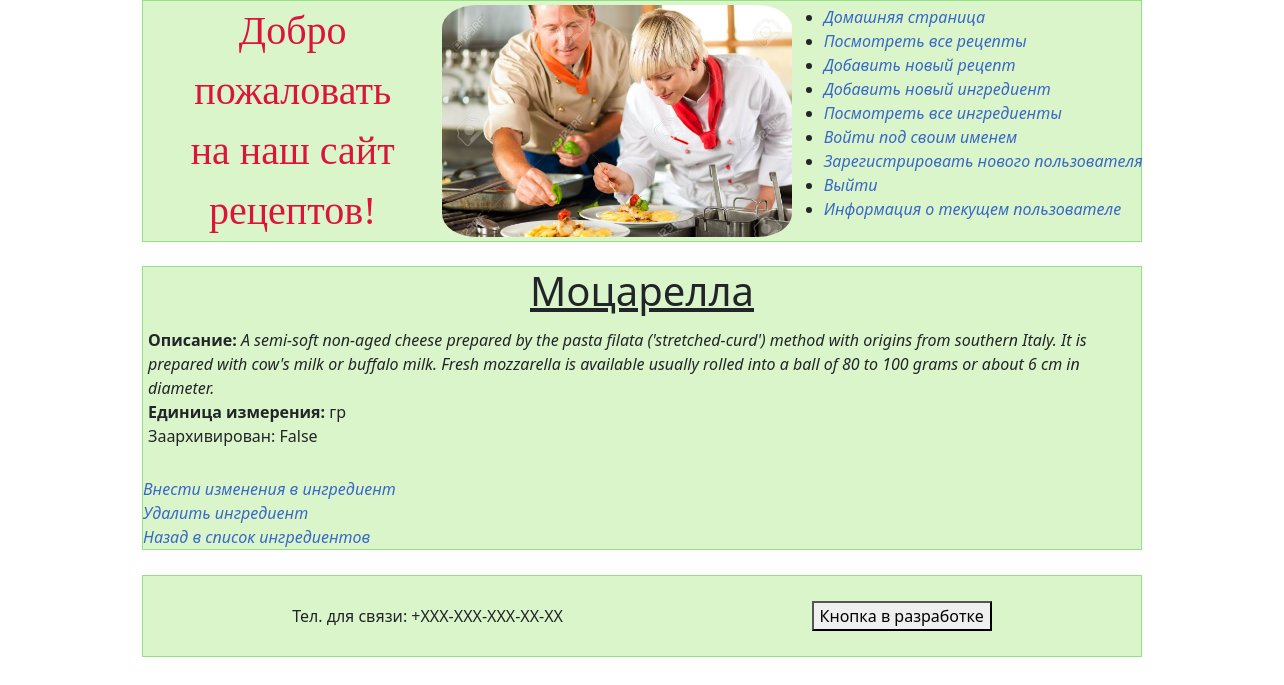
The app's page /ingred/8/, older data.
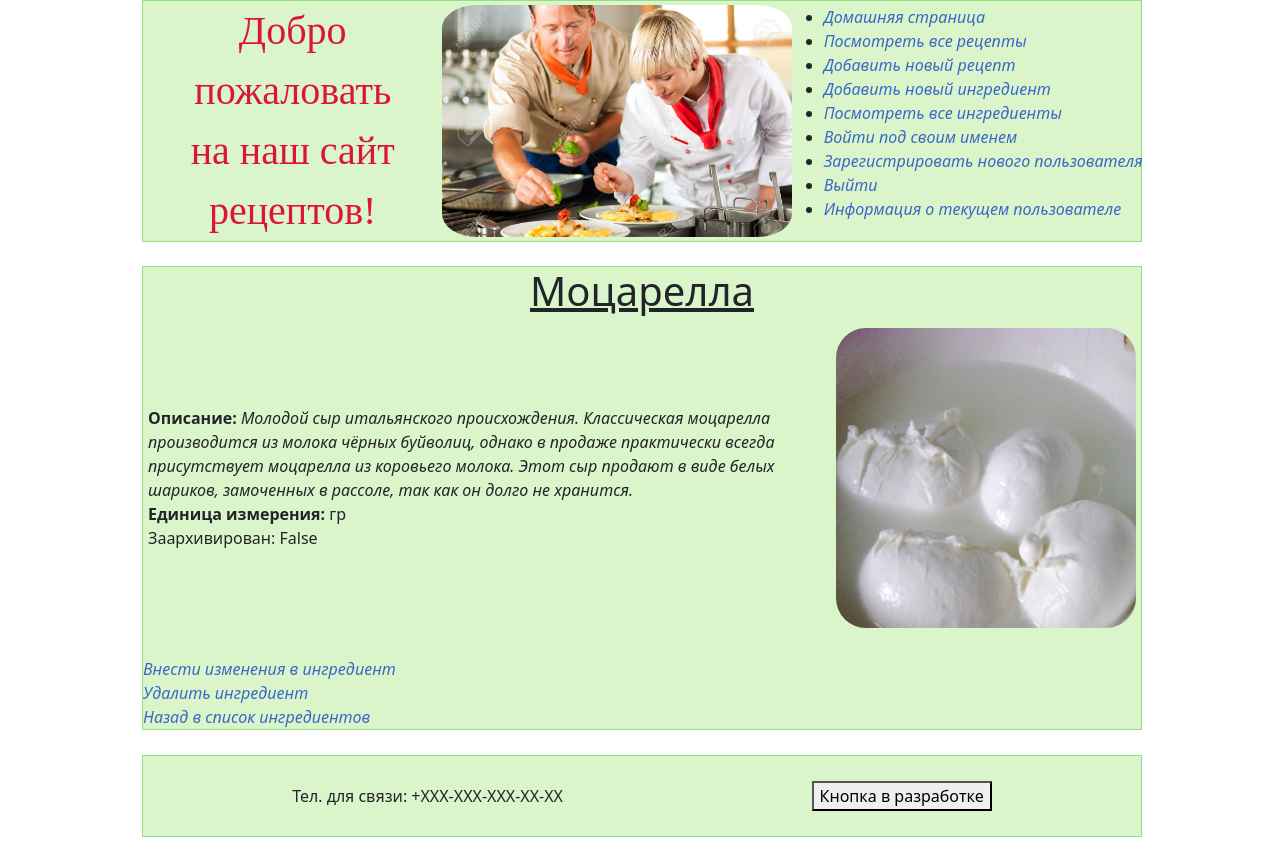
The same page, newer data.
### recipeapp/models.py (models this page shows, shortened)
class Ingredient(models.Model):
    class Meta:
        ordering = ["name", 'measurement_unit']
    name = models.CharField(max_length=100, db_index=True)
    description = models.TextField(null=False, blank=True, db_index=True)
    measurement_unit = models.CharField(max_length=20, default='units')
    archived = models.BooleanField(default=False)
    preview = models.ImageField(null=True, blank=True, upload_to=ingredient_preview_directory_path)

### recipeapp/views.py (the view)
# urls.py: path('ingred/<int:pk>/', IngredientDetailsView.as_view(), name='ingredient_details'),
class IngredientDetailsView(DetailView):
    template_name = 'recipeapp/ingredient-details.html'
    queryset = Ingredient.objects.prefetch_related('images')
    context_object_name = 'ingredient'

### recipeapp/templates/recipeapp/ingredient-details.html (shortened to what this page needs)
{% extends 'recipeapp/base.html' %}
{% block body %}
<div class="fixed-container">
    <h1 class="section-header">{{ ingredient.name }}</h1>
    <div class="ingred-details">
        <div class="ingred-det-data">
            <div><b>Описание:</b> <em>{{ ingredient.description }}</em></div>
            <div><b>Единица измерения:</b> {{ ingredient.measurement_unit }}</div>
            <div>Заархивирован: {{ ingredient.archived }}</div>
        </div>
        {% if ingredient.preview %}
        <div class="ingred-det-img">
            <img src="{{ ingredient.preview.url }}" alt="{{ ingredient.preview.name }}">
        </div>
        {% endif %}
    </div>
    <br>
    <div>
        <a href="{% url 'recipeapp:ingredient_update' pk=ingredient.pk %}">Внести изменения в ингредиент</a>
    </div>
    <div>
        <a href="{% url 'recipeapp:ingredient_delete' pk=ingredient.pk %}">Удалить ингредиент</a>
    </div>
    <div>
        <a href="{% url 'recipeapp:ingredients_list' %}">Назад в список ингредиентов</a>
    </div>
</div>
{% endblock %}

Row changes from the older to the newer data that the page shows:
changed Ingredient "Моцарелла": description "A semi-soft non-aged cheese prepared by the pasta filata ('stretched-curd') method with origins from southern Italy. It is prepared with cow's milk or buffalo milk. Fresh mozzarella is available usually rolled into a ball of 80 to 100 grams or about 6 cm in diameter." → "Молодой сыр итальянского происхождения. Классическая моцарелла производится из молока чёрных буйволиц, однако в продаже практически всегда присутствует моцарелла из коровьего молока. Этот сыр продают в виде белых шариков, замоченных в рассоле, так как он долго не хранится."; preview: picture added
